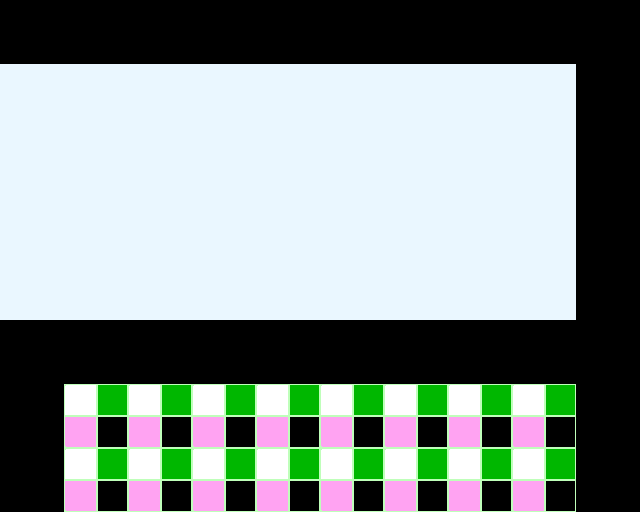

This is a level from a 2D game, rendered from its Tiled map with the project's own tilesets. A one-line summary and the map file follow, with tile-layer data summarised:
An orthogonal 10x8 tile map with 64x64 px tiles, 1 tile layer (Tile Layer 1).

<map version="1.0" orientation="orthogonal" width="10" height="8" tilewidth="64" tileheight="64">
 <tileset firstgid="1" source="winterhouse_tileset.tsx" />
 <layer name="Tile Layer 1" width="10" height="8">
  <data>[80 cells, 80 non-empty, 3 distinct tile ids]</data>
 </layer>
</map>
